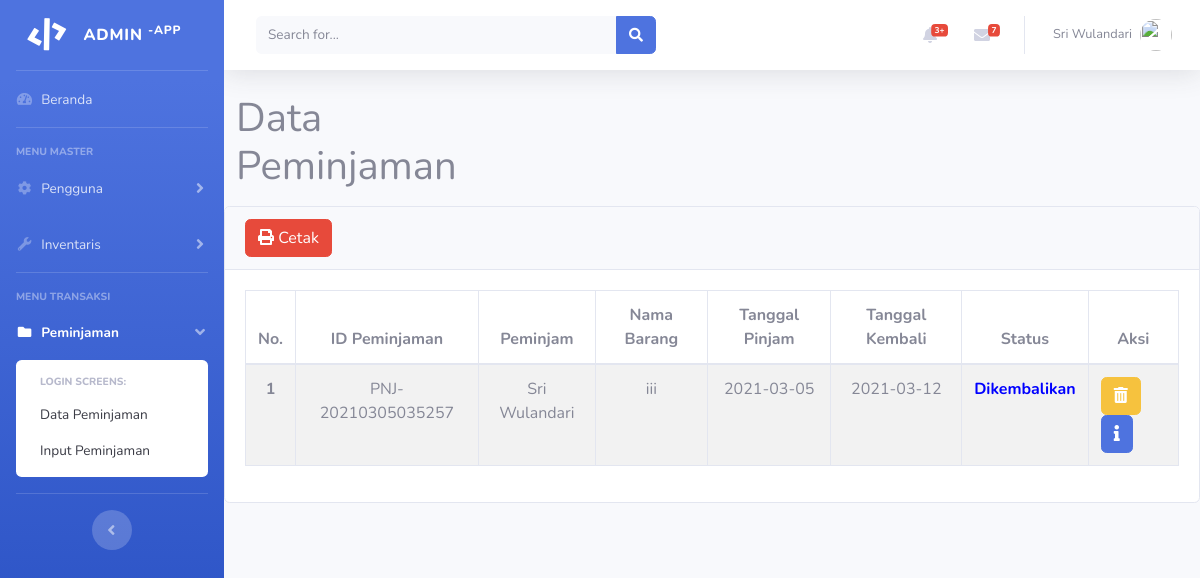
/admin/index.php?page=peminjaman (signed in), run on the app's committed database.
### tables this page shows
CREATE TABLE `tbl_peminjaman` (
  `id_peminjam` varchar(30) NOT NULL,
  `tgl_pinjam` date NOT NULL,
  `tgl_kembali` date NOT NULL,
  `jumlah` int(11) NOT NULL,
  `status_peminjaman` varchar(15) NOT NULL,
  `id_pengguna` char(5) NOT NULL,
  `id_inventaris` char(5) NOT NULL
);

CREATE TABLE `tbl_pengguna` (
  `id_pengguna` char(5) NOT NULL,
  `password` varchar(30) NOT NULL,
  `nama` varchar(30) NOT NULL,
  `id_level` char(5) NOT NULL
);

CREATE TABLE `tbl_inventaris` (
  `id_inventaris` char(5) NOT NULL,
  `nama_brg` varchar(50) NOT NULL,
  `jenis_brg` varchar(50) NOT NULL,
  `kondisi` varchar(20) NOT NULL,
  `jumlah` int(11) NOT NULL,
  `tgl_register` date NOT NULL
);

### admin/pages/dt_peminjaman.php (the view, shortened to what this page needs)
<div class="breadcrumbs">
  <div class="col-sm-4">
    <h1>Data Peminjaman</h1>
  </div>
</div>
<div class="content mt-3">
  <div class="animated fadeIn">
    <div class="row">
      <div class="col-md-12">
        <div class="card">
          <div class="card-header">
            <a target="blank" align="right" href="pages/laporan_peminjaman.php" class="btn btn-danger"><i class="fa fa-print"></i> Cetak</a><br>
          </div>
          <div class="card-body">
            <table id="bootstrap-data-table" class="table table-striped table-bordered">
              <thead>
                <tr align="center">
                  <th>No.</th>
                  <th>ID Peminjaman</th>
                  <th>Peminjam</th>
                  <th>Nama Barang</th>
                  <th>Tanggal Pinjam</th>
                  <th>Tanggal Kembali</th>
                  <th>Status</th>
                  <th>Aksi <span class="ti-settings"></span></th>
                </tr>
              </thead>
              <tbody>
                <?php
                $query = "SELECT `tbl_peminjaman`.`id_peminjam`,
`tbl_peminjaman`.`tgl_pinjam`,
`tbl_peminjaman`.`tgl_kembali`,
`tbl_peminjaman`.`jumlah`,
`tbl_peminjaman`.`status_peminjaman`,
`tbl_inventaris`.`nama_brg`,
`tbl_pengguna`.`nama`,
`tbl_peminjaman`.`id_pengguna`,
`tbl_peminjaman`.`id_inventaris` FROM `tbl_inventaris` INNER JOIN `tbl_peminjaman` ON
`tbl_peminjaman`.`id_inventaris` = `tbl_inventaris`.`id_inventaris` INNER JOIN `tbl_pengguna` ON
`tbl_peminjaman`.`id_pengguna` = `tbl_pengguna`.`id_pengguna`";
                $sql = mysqli_query($connect, $query);
                $no = 1;
                while ($data = mysqli_fetch_array($sql)) {
                  echo "<tr class='gradeA'>";
                  echo "<td><center><b>" . $no . "</b></td>";
                  echo "<td><center>" . $data['id_peminjam'] . "</td>";
                  echo "<td><center>" . $data['nama'] . "</center></td>";
                  echo "<td><center>" . $data['nama_brg'] . "</center></td>";
                  echo "<td><center>" . $data['tgl_pinjam'] . "</center></td>";
                  echo "<td><center>" . $data['tgl_kembali'] . "</center></td>";
                  if ($data['status_peminjaman'] == "Dipinjam") {
                    echo "<td><center><a href='proses/kembali_proses.php?id=$data[id_peminjam]'><font color='red'><b>" . $data['status_peminjaman'] . "</b></font></center></td>";
                  } else {
                    echo "<td><center><font color='blue'><b>" . $data['status_peminjaman'] . "</b></font></center></td>";
                  }
                  echo "<td>";
                ?>
                  <a class="btn btn-warning" href="javascript: if (confirm('Apakah anda yakiningin menghapus data?')) { window.location.href='proses/proses_peminjaman.php?id=<?php echo
                                                                                                                                                                              $data['id_peminjam']; ?>' } else { void('') }; "><i class="fas fa-trash-alt"></i></a>
                  <a class="btn btn-primary" target="blank" href="index.php?page=detail_peminjaman&&id=<?php echo $data["id_peminjam"] ?>"> <i class="fas fa-info"></i>
                  </a>
                  </td>
                <?php
                  echo "</tr>";
                  $no++;
                }
                ?>
              </tbody>
            </table>
          </div>
        </div>
      </div>
    </div>
  </div>
</div>

### data on the page
tbl_peminjaman: id_peminjam "PNJ-20210305035257", id_pengguna.nama "Sri Wulandari", id_inventaris.nama_brg "iii", tgl_pinjam "2021-03-05", tgl_kembali "2021-03-12", status_peminjaman "Dikembalikan"

### other printed values
$_SESSION['nama'] "Sri Wulandari"
